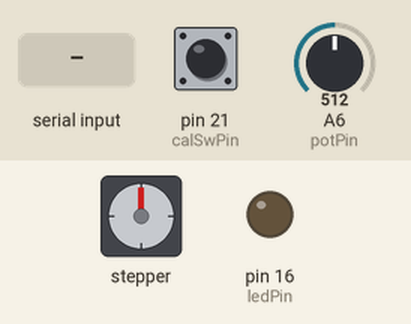
Simulated run of this sketch. Board: Arduino Mega 2560, built with avr-gcc and run on an emulated ATmega2560. Shown: stepper motor, output pins drawn as LEDs (lit = HIGH). The inputs (shaded band) are chosen by the test bench; at power-on: A6 (potPin) = 512, pin 21 (calSwPin) HIGH. EEPROM starts erased; stepper angles assume 200 steps per turn.

Above: at 1.2 s.
1.3 s: A6 (potPin) set to 531
At 2.5 s:
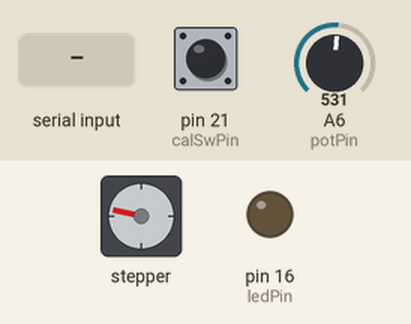
2.9 s: "1" received over the second serial link
At 3.3 s:
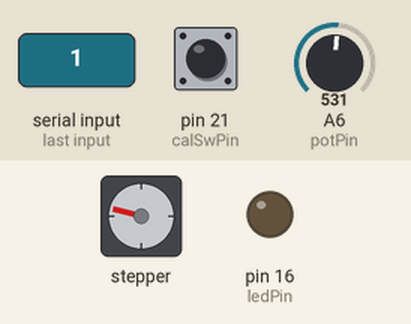
5.9 s: A6 (potPin) set to 716
7.9 s: pin 21 (calSwPin) pulled LOW for 0.15 s
At 9.7 s:
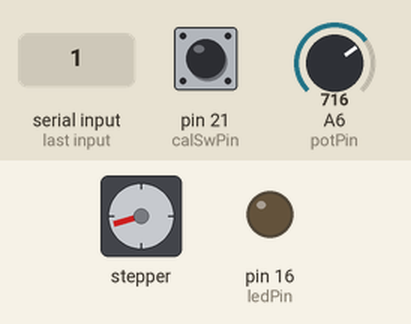
10.1 s: A6 (potPin) set to 697
At 11.4 s:
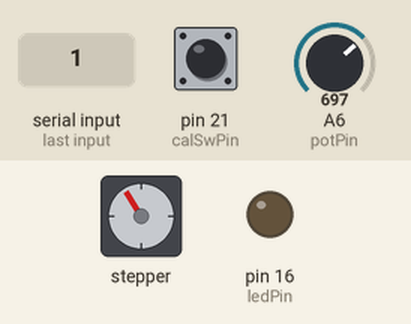
11.7 s: "3" received over the second serial link
At 12.15 s:
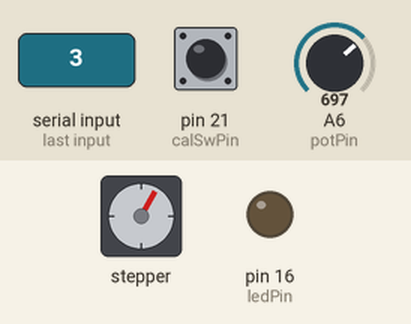
Timing chart, 0 to 15.7 s (numbered marks = the images above; inputs shaded):
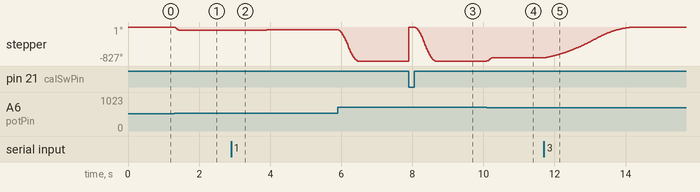

Measured:
- the behaviour switches between 530 and 531 on A6 (potPin) (found by bisection; images 0 and 1)
- the behaviour switches between 698 and 697 on A6 (potPin) (found by bisection; images 3 and 4)
- after the input at 1.3 s, stepper: turns 78° counter-clockwise in 0.13 s, starting at once
- after the input at 7.9 s, stepper: turns 825° clockwise in 0.00 s, then 825° counter-clockwise in 0.59 s
- after the input at 10.1 s, stepper: turns 76° clockwise in 0.13 s, starting at once
- after the input at 11.7 s, stepper: turns 751° clockwise in 2.6 s, starting at once

The sketch:

blindJammerSlave.ino
```cpp
// blindJammer slave v0.4
// eschmitt
// 2020

#include <AccelStepper.h>
#include <EEPROM.h>

#define HWSERIAL Serial1
#define ledPin 16
#define calSwPin 21
#define potPin A6   // pin 20 on Teensy LC

long potVal = 0;
long potOldVal = 0;
long o;
long c;
int incomingByte = 0;
int calSwState = 0;
int ledPwm = 0;
unsigned int posAddress = 10;   //EEPROM memory location to store stepper motor last known location

// Define a stepper and the pins it will use
AccelStepper stepper(1, 15, 14); // type, step, dir


void setup()
{
  //Serial.begin(9600);
  HWSERIAL.begin(9600);
  pinMode(potPin, INPUT);
  pinMode(ledPin, OUTPUT);
  pinMode(calSwPin, INPUT_PULLUP);
  stepper.setCurrentPosition(EEPROM.get( posAddress, o ));   //set current position to last know position

  //populate potOldVal
  potVal = map(analogRead(potPin), 0, 1023, 1150, -1150);
  potOldVal = potVal;

}

void sunset()     //sunset action, close blinds slowly
{
  stepper.moveTo(1200);
  stepper.setMaxSpeed(2);
  stepper.setAcceleration(50);
}

void sunrise()    //sunrise action, open blinds slowly
{
  stepper.moveTo(0);
  stepper.setMaxSpeed(2);
  stepper.setAcceleration(50);
}

void openBlind()
{
  stepper.moveTo(0);
  stepper.setMaxSpeed(500);
  stepper.setAcceleration(250);
}

void closeBlind()
{
  stepper.moveTo(1150);
  stepper.setMaxSpeed(500);
  stepper.setAcceleration(250);
}

void checkPot()  //check the potentiometer position and set motor position
{
  potVal = map(analogRead(potPin), 0, 1023, 1150, -1150);
  if (potVal > (potOldVal + 40) || potVal < (potOldVal - 40)) {  // pot smoothing
    stepper.moveTo(potVal);
    stepper.setMaxSpeed(5000);
    stepper.setAcceleration(7000);
    potOldVal = potVal;
  }
}

void checkMaster()   //check for commands from master via XBee
{
  if (HWSERIAL.available() > 0) {
    incomingByte = HWSERIAL.read();
  }
  if (incomingByte == 49) {
    sunrise();
    incomingByte = 0;
  }
  else if (incomingByte == 50) {
    sunset();
    incomingByte = 0;
  }
  else if (incomingByte == 51) {
    openBlind();
    incomingByte = 0;
  }
  else if (incomingByte == 52) {
    closeBlind();
    incomingByte = 0;
  }
}

void writePosition()
{
  long c = stepper.currentPosition();  //Variable to store in EEPROM
  if (stepper.distanceToGo() == 0 && c != EEPROM.get( posAddress, o )) {
    EEPROM.put( posAddress, c );         //Store to EEPROM
  }
}


void checkCalSw()      //check calibration button
{
  calSwState = digitalRead(calSwPin);
  if (calSwState == LOW) {
    potVal = map(analogRead(potPin), 0, 1023, 1150, -1150);
    stepper.setCurrentPosition(0);
    stepper.moveTo(potVal);
    stepper.setMaxSpeed(5000);
    stepper.setAcceleration(7000);
  }

}

void ledBrightness() {
  ledPwm = map(stepper.currentPosition(), 0, 1150, 0, 255);
  analogWrite(ledPin, ledPwm);
}

void loop()
{
  /*
    Serial.print("current motor position:");
    Serial.println(stepper.currentPosition());
    Serial.print("current commanded position:");
    Serial.println(potVal);
    Serial.print("stored position value:");
    EEPROM.get( posAddress, o );
    Serial.println(o);
    Serial.println();
  */
  checkPot();
  stepper.run();
  checkMaster();
  stepper.run();
  checkCalSw();
  stepper.run();
  writePosition();
  stepper.run();
  ledBrightness();
  stepper.run();

  /* XBee debugging
    if (HWSERIAL.available() > 0) {
    incomingByte = HWSERIAL.read();
    Serial.print("UART received: ");
    Serial.println(incomingByte, DEC);
    HWSERIAL.print("UART received:");
    HWSERIAL.println(incomingByte, DEC);
    }
    Serial.println("pot Val:");
    HWSERIAL.println(potVal);
    Serial.println("pot Old Val:");
    Serial.println(potOldVal);
    Serial.println("Distance To Go:");
    Serial.println(stepper.distanceToGo());
    HWSERIAL.println("Current Pos:");
    HWSERIAL.println(stepper.currentPosition());
  */
}
```
